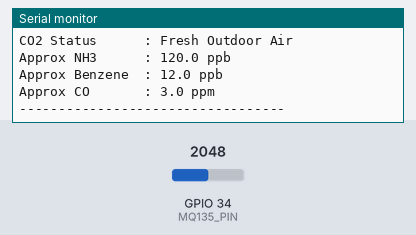
This sketch was run on a simulated ESP32. On the bench: the last lines printed to the serial monitor. Inputs (shaded band) come from the test bench; at power-on: GPIO 34 (MQ135_PIN) = 2048 (analog values on the 0–4095 scale).

Above: at 2.2 s.
2.3 s: GPIO 34 (MQ135_PIN) set to 2866
At 11.5 s:
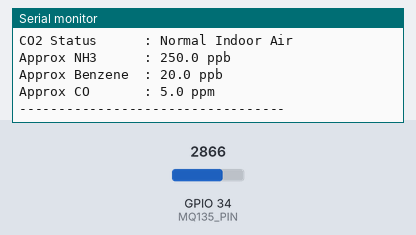
12.5 s: GPIO 34 (MQ135_PIN) set to 3603
22.5 s: GPIO 34 (MQ135_PIN) set to 1228
At 32.2 s:
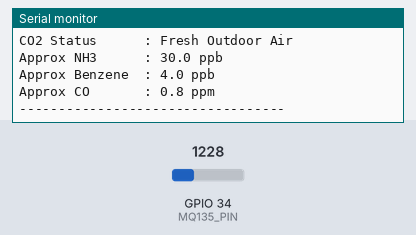
32.5 s: GPIO 34 (MQ135_PIN) set to 491
At 42.0 s:
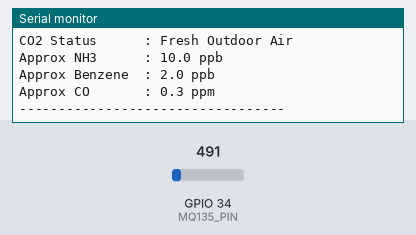
42.6 s: GPIO 34 (MQ135_PIN) set to 410
At 51.7 s:
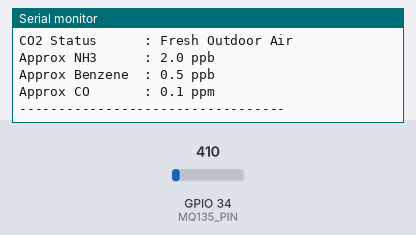
Timing chart, 0 to 53.2 s (numbered marks = the images above; inputs shaded):
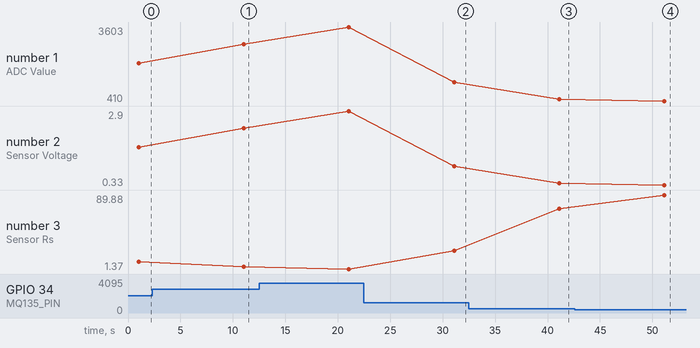

Measured:
- after the input at 2.3 s, the serial monitor: prints a new line after 8.7 s (image 1)
- after the input at 22.5 s, the serial monitor: prints a new line after 8.6 s (image 2)
- after the input at 32.5 s, the serial monitor: prints a new line after 8.6 s (image 3)
- after the input at 42.6 s, the serial monitor: prints a new line after 8.5 s (image 4)
- plotted number 1: 2048 → 2866 after the input at 2.3 s, 2866 → 3603 after the input at 12.5 s, 3603 → 1228 after the input at 22.5 s, 1228 → 491 after the input at 32.5 s, 491 → 410 after the input at 42.6 s
- plotted number 2: 1.65 → 2.31 after the input at 2.3 s, 2.31 → 2.9 after the input at 12.5 s, 2.9 → 0.99 after the input at 22.5 s, 0.99 → 0.4 after the input at 32.5 s, 0.4 → 0.33 after the input at 42.6 s
- plotted number 3: 9.99 → 4.29 after the input at 2.3 s, 4.29 → 1.37 after the input at 12.5 s, 1.37 → 23.35 after the input at 22.5 s, 23.35 → 73.4 after the input at 32.5 s, 73.4 → 89.88 after the input at 42.6 s

The sketch:

MQ135_AIR_QUALA_SENSOR.ino
```cpp
#include <math.h>

const int MQ135_PIN = 34;

// ---------- Calibration values ----------
float R0 = 7.20;         // Replace with your calibrated R0 later
const float RL = 10.0;   // Load resistance in kOhm
const float VC = 3.3;    // ESP32 ADC voltage

bool calibrationMode = false;
const float FRESH_AIR_CO2 = 410.0;

// ---------- CO2 curve constants ----------
const float CO2_A = 116.6020682;
const float CO2_B = -2.769034857;

// ---------- Helper functions ----------
float getVoltage(int adcValue) {
  return adcValue * (3.3 / 4095.0);
}

float getRs(int adcValue) {
  float vout = getVoltage(adcValue);

  if (vout < 0.01) vout = 0.01;   // avoid divide by zero

  return ((VC - vout) / vout) * RL;
}

float getCO2ppm(float rs, float r0) {
  float ratio = rs / r0;
  return CO2_A * pow(ratio, CO2_B);
}

float calculateR0(float rs, float ppm) {
  return rs / pow((ppm / CO2_A), (1.0 / CO2_B));
}

void setup() {
  Serial.begin(115200);
  delay(1000);
  analogReadResolution(12);

  Serial.println("======================================");
  Serial.println("MQ135 Air Quality Monitor - ESP32");
  Serial.println("======================================");

  if (calibrationMode) {
    Serial.println("Mode: CALIBRATION");
    Serial.println("Place sensor in fresh outdoor air");
  } else {
    Serial.println("Mode: MEASUREMENT");
  }

  Serial.println();
}

void loop() {
  int adcValue = analogRead(MQ135_PIN);
  float voltage = getVoltage(adcValue);
  float rs = getRs(adcValue);

  Serial.println("----------- AIR REPORT -----------");
  Serial.print("ADC Value       : ");
  Serial.println(adcValue);

  Serial.print("Sensor Voltage  : ");
  Serial.print(voltage, 3);
  Serial.println(" V");

  Serial.print("Sensor Rs       : ");
  Serial.print(rs, 3);
  Serial.println(" kOhm");

  if (calibrationMode) {
    float estimatedR0 = calculateR0(rs, FRESH_AIR_CO2);
    Serial.print("Estimated R0    : ");
    Serial.print(estimatedR0, 3);
    Serial.println(" kOhm");
    Serial.println("----------------------------------");
    Serial.println("Copy average R0 after stable values");
    Serial.println();
    delay(2000);
    return;
  }

  // Approximate CO2 using Rs/R0
  float co2ppm = getCO2ppm(rs, R0);

  // Limit unrealistic values a bit for display
  if (co2ppm < 350) co2ppm = 350;
  if (co2ppm > 5000) co2ppm = 5000;

  // AQI-style mapping from ADC
  int AQI = map(adcValue, 0, 4095, 0, 500);

  String airQuality;
  float nh3ppb;
  float benzeneppb;
  float coppm;

  if (AQI <= 50) {
    airQuality = "Good";
    nh3ppb = 2.0;
    benzeneppb = 0.5;
    coppm = 0.1;
  }
  else if (AQI <= 100) {
    airQuality = "Moderate";
    nh3ppb = 10.0;
    benzeneppb = 2.0;
    coppm = 0.3;
  }
  else if (AQI <= 150) {
    airQuality = "Unhealthy for Sensitive";
    nh3ppb = 30.0;
    benzeneppb = 4.0;
    coppm = 0.8;
  }
  else if (AQI <= 200) {
    airQuality = "Unhealthy";
    nh3ppb = 60.0;
    benzeneppb = 7.0;
    coppm = 1.5;
  }
  else if (AQI <= 300) {
    airQuality = "Very Unhealthy";
    nh3ppb = 120.0;
    benzeneppb = 12.0;
    coppm = 3.0;
  }
  else {
    airQuality = "Hazardous";
    nh3ppb = 250.0;
    benzeneppb = 20.0;
    coppm = 5.0;
  }

  // Additional CO2-based status
  String co2Status;
  if (co2ppm <= 450) {
    co2Status = "Fresh Outdoor Air";
  }
  else if (co2ppm <= 800) {
    co2Status = "Normal Indoor Air";
  }
  else if (co2ppm <= 1200) {
    co2Status = "Poor Ventilation";
  }
  else if (co2ppm <= 2000) {
    co2Status = "High CO2 Level";
  }
  else {
    co2Status = "Very High CO2 Level";
  }

  Serial.print("AQI             : ");
  Serial.println(AQI);

  Serial.print("Air Quality     : ");
  Serial.println(airQuality);

  Serial.print("Approx CO2      : ");
  Serial.print(co2ppm, 1);
  Serial.println(" ppm");

  Serial.print("CO2 Status      : ");
  Serial.println(co2Status);

  Serial.print("Approx NH3      : ");
  Serial.print(nh3ppb, 1);
  Serial.println(" ppb");

  Serial.print("Approx Benzene  : ");
  Serial.print(benzeneppb, 1);
  Serial.println(" ppb");

  Serial.print("Approx CO       : ");
  Serial.print(coppm, 1);
  Serial.println(" ppm");

  Serial.println("----------------------------------");
  Serial.println();

  delay(10000);
}
```
